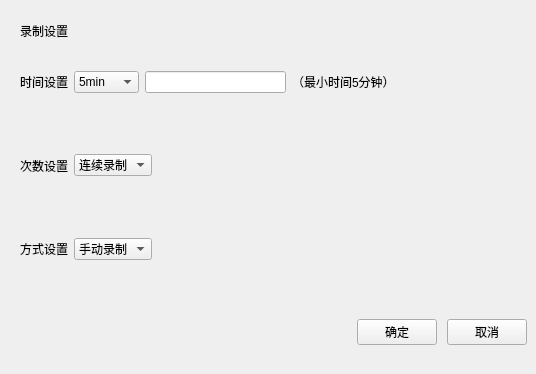
<?xml version="1.0" encoding="UTF-8"?>
<ui version="4.0">
 <class>frmRecordTimeSetWid</class>
 <widget class="QWidget" name="frmRecordTimeSetWid">
  <property name="geometry">
   <rect>
    <x>0</x>
    <y>0</y>
    <width>536</width>
    <height>374</height>
   </rect>
  </property>
  <property name="windowTitle">
   <string>Form</string>
  </property>
  <property name="styleSheet">
   <string notr="true"/>
  </property>
  <layout class="QVBoxLayout" name="verticalLayout">
   <property name="spacing">
    <number>0</number>
   </property>
   <property name="leftMargin">
    <number>0</number>
   </property>
   <property name="topMargin">
    <number>0</number>
   </property>
   <property name="rightMargin">
    <number>0</number>
   </property>
   <property name="bottomMargin">
    <number>0</number>
   </property>
   <item>
    <widget class="QWidget" name="widget" native="true">
     <property name="maximumSize">
      <size>
       <width>16777215</width>
       <height>16777215</height>
      </size>
     </property>
     <property name="styleSheet">
      <string notr="true"/>
     </property>
     <layout class="QVBoxLayout" name="verticalLayout_2">
      <property name="spacing">
       <number>0</number>
      </property>
      <property name="leftMargin">
       <number>20</number>
      </property>
      <property name="topMargin">
       <number>0</number>
      </property>
      <property name="rightMargin">
       <number>0</number>
      </property>
      <property name="bottomMargin">
       <number>0</number>
      </property>
      <item>
       <widget class="QWidget" name="widget_2" native="true">
        <property name="maximumSize">
         <size>
          <width>16777215</width>
          <height>40</height>
         </size>
        </property>
        <layout class="QHBoxLayout" name="horizontalLayout">
         <property name="spacing">
          <number>6</number>
         </property>
         <property name="leftMargin">
          <number>0</number>
         </property>
         <property name="topMargin">
          <number>0</number>
         </property>
         <property name="rightMargin">
          <number>0</number>
         </property>
         <property name="bottomMargin">
          <number>0</number>
         </property>
         <item>
          <widget class="QLabel" name="label">
           <property name="text">
            <string>录制设置</string>
           </property>
           <property name="alignment">
            <set>Qt::AlignBottom|Qt::AlignLeading|Qt::AlignLeft</set>
           </property>
          </widget>
         </item>
         <item>
          <widget class="QLabel" name="label_bmname">
           <property name="minimumSize">
            <size>
             <width>150</width>
             <height>0</height>
            </size>
           </property>
           <property name="text">
            <string/>
           </property>
           <property name="alignment">
            <set>Qt::AlignBottom|Qt::AlignLeading|Qt::AlignLeft</set>
           </property>
          </widget>
         </item>
         <item>
          <spacer name="horizontalSpacer">
           <property name="orientation">
            <enum>Qt::Horizontal</enum>
           </property>
           <property name="sizeHint" stdset="0">
            <size>
             <width>160</width>
             <height>20</height>
            </size>
           </property>
          </spacer>
         </item>
        </layout>
       </widget>
      </item>
      <item>
       <widget class="QWidget" name="widget_3" native="true">
        <layout class="QHBoxLayout" name="horizontalLayout_2">
         <property name="leftMargin">
          <number>0</number>
         </property>
         <property name="topMargin">
          <number>0</number>
         </property>
         <property name="rightMargin">
          <number>0</number>
         </property>
         <property name="bottomMargin">
          <number>0</number>
         </property>
         <item>
          <widget class="QLabel" name="label_2">
           <property name="text">
            <string>时间设置</string>
           </property>
          </widget>
         </item>
         <item>
          <widget class="QComboBox" name="cbox_RecordTime">
           <property name="minimumSize">
            <size>
             <width>0</width>
             <height>0</height>
            </size>
           </property>
           <property name="focusPolicy">
            <enum>Qt::StrongFocus</enum>
           </property>
           <property name="contextMenuPolicy">
            <enum>Qt::NoContextMenu</enum>
           </property>
           <property name="styleSheet">
            <string notr="true"/>
           </property>
           <item>
            <property name="text">
             <string>5min</string>
            </property>
           </item>
           <item>
            <property name="text">
             <string>10min</string>
            </property>
           </item>
           <item>
            <property name="text">
             <string>30min</string>
            </property>
           </item>
           <item>
            <property name="text">
             <string>1h</string>
            </property>
           </item>
           <item>
            <property name="text">
             <string>3h</string>
            </property>
           </item>
           <item>
            <property name="text">
             <string>5h</string>
            </property>
           </item>
           <item>
            <property name="text">
             <string>12h</string>
            </property>
           </item>
           <item>
            <property name="text">
             <string>自定义</string>
            </property>
           </item>
          </widget>
         </item>
         <item>
          <widget class="QLineEdit" name="lineEdit">
           <property name="focusPolicy">
            <enum>Qt::StrongFocus</enum>
           </property>
           <property name="contextMenuPolicy">
            <enum>Qt::NoContextMenu</enum>
           </property>
           <property name="alignment">
            <set>Qt::AlignCenter</set>
           </property>
          </widget>
         </item>
         <item>
          <widget class="QLabel" name="label_3">
           <property name="text">
            <string>（最小时间5分钟）</string>
           </property>
          </widget>
         </item>
         <item>
          <spacer name="horizontalSpacer_2">
           <property name="orientation">
            <enum>Qt::Horizontal</enum>
           </property>
           <property name="sizeHint" stdset="0">
            <size>
             <width>40</width>
             <height>20</height>
            </size>
           </property>
          </spacer>
         </item>
        </layout>
       </widget>
      </item>
      <item>
       <widget class="QWidget" name="widget_4" native="true">
        <layout class="QHBoxLayout" name="horizontalLayout_3">
         <property name="leftMargin">
          <number>0</number>
         </property>
         <property name="topMargin">
          <number>0</number>
         </property>
         <property name="rightMargin">
          <number>0</number>
         </property>
         <property name="bottomMargin">
          <number>0</number>
         </property>
         <item>
          <widget class="QLabel" name="label_4">
           <property name="text">
            <string>次数设置</string>
           </property>
          </widget>
         </item>
         <item>
          <widget class="QComboBox" name="cbox_Time">
           <property name="minimumSize">
            <size>
             <width>0</width>
             <height>0</height>
            </size>
           </property>
           <property name="focusPolicy">
            <enum>Qt::StrongFocus</enum>
           </property>
           <property name="contextMenuPolicy">
            <enum>Qt::NoContextMenu</enum>
           </property>
           <property name="styleSheet">
            <string notr="true"/>
           </property>
           <property name="editable">
            <bool>false</bool>
           </property>
           <item>
            <property name="text">
             <string>连续录制</string>
            </property>
           </item>
           <item>
            <property name="text">
             <string>定时停止</string>
            </property>
           </item>
          </widget>
         </item>
         <item>
          <spacer name="horizontalSpacer_3">
           <property name="orientation">
            <enum>Qt::Horizontal</enum>
           </property>
           <property name="sizeHint" stdset="0">
            <size>
             <width>181</width>
             <height>20</height>
            </size>
           </property>
          </spacer>
         </item>
        </layout>
       </widget>
      </item>
      <item>
       <widget class="QWidget" name="widget_5" native="true">
        <layout class="QHBoxLayout" name="horizontalLayout_4">
         <property name="leftMargin">
          <number>0</number>
         </property>
         <property name="topMargin">
          <number>0</number>
         </property>
         <property name="rightMargin">
          <number>0</number>
         </property>
         <property name="bottomMargin">
          <number>0</number>
         </property>
         <item>
          <widget class="QLabel" name="label_5">
           <property name="text">
            <string>方式设置</string>
           </property>
          </widget>
         </item>
         <item>
          <widget class="QComboBox" name="cbox_AutoState">
           <property name="minimumSize">
            <size>
             <width>0</width>
             <height>0</height>
            </size>
           </property>
           <property name="focusPolicy">
            <enum>Qt::StrongFocus</enum>
           </property>
           <property name="contextMenuPolicy">
            <enum>Qt::NoContextMenu</enum>
           </property>
           <property name="styleSheet">
            <string notr="true"/>
           </property>
           <property name="editable">
            <bool>false</bool>
           </property>
           <item>
            <property name="text">
             <string>手动录制</string>
            </property>
           </item>
           <item>
            <property name="text">
             <string>开机录制</string>
            </property>
           </item>
          </widget>
         </item>
         <item>
          <spacer name="horizontalSpacer_4">
           <property name="orientation">
            <enum>Qt::Horizontal</enum>
           </property>
           <property name="sizeHint" stdset="0">
            <size>
             <width>199</width>
             <height>20</height>
            </size>
           </property>
          </spacer>
         </item>
        </layout>
       </widget>
      </item>
      <item>
       <widget class="QWidget" name="widget_6" native="true">
        <layout class="QHBoxLayout" name="horizontalLayout_5">
         <property name="spacing">
          <number>10</number>
         </property>
         <property name="leftMargin">
          <number>0</number>
         </property>
         <property name="topMargin">
          <number>0</number>
         </property>
         <property name="bottomMargin">
          <number>0</number>
         </property>
         <item>
          <spacer name="horizontalSpacer_5">
           <property name="orientation">
            <enum>Qt::Horizontal</enum>
           </property>
           <property name="sizeHint" stdset="0">
            <size>
             <width>208</width>
             <height>20</height>
            </size>
           </property>
          </spacer>
         </item>
         <item>
          <widget class="QPushButton" name="btn_ok">
           <property name="minimumSize">
            <size>
             <width>0</width>
             <height>0</height>
            </size>
           </property>
           <property name="styleSheet">
            <string notr="true"/>
           </property>
           <property name="text">
            <string>确定</string>
           </property>
          </widget>
         </item>
         <item>
          <widget class="QPushButton" name="btn_cancel">
           <property name="minimumSize">
            <size>
             <width>0</width>
             <height>0</height>
            </size>
           </property>
           <property name="styleSheet">
            <string notr="true"/>
           </property>
           <property name="text">
            <string>取消</string>
           </property>
          </widget>
         </item>
        </layout>
       </widget>
      </item>
     </layout>
    </widget>
   </item>
  </layout>
 </widget>
 <resources/>
 <connections/>
</ui>
